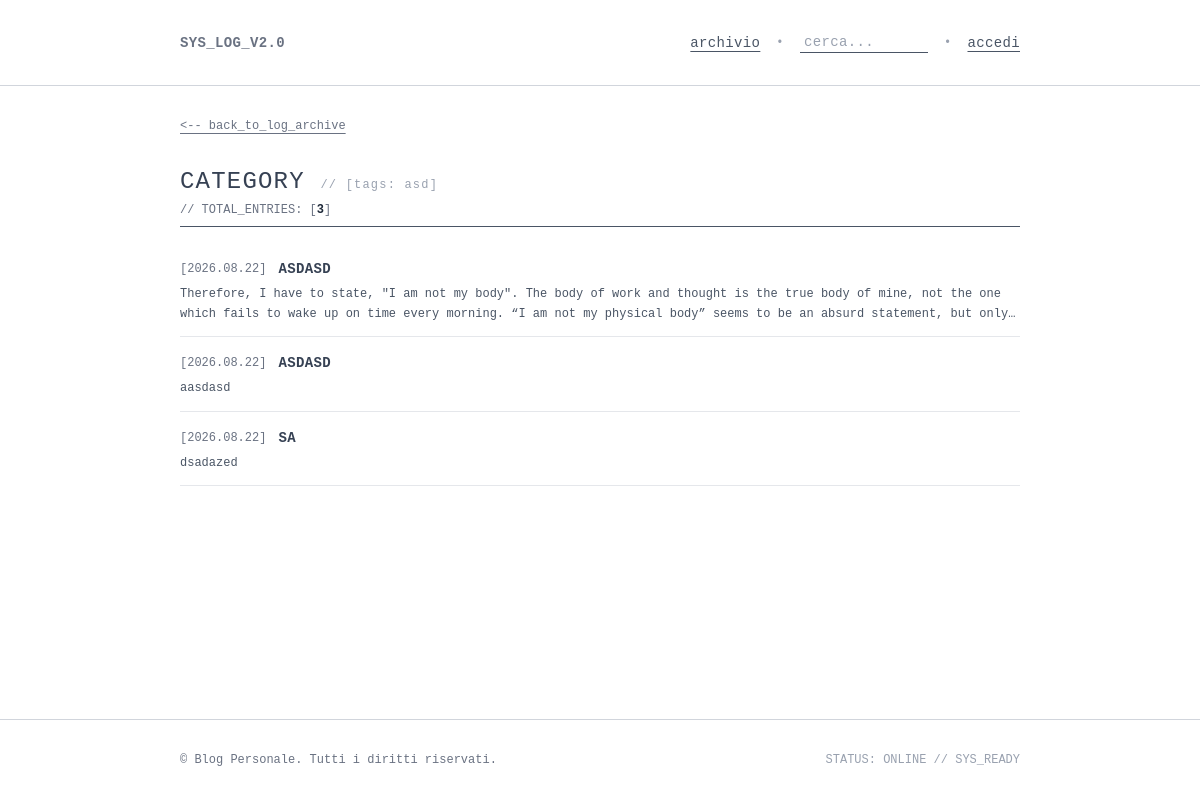
The page /categories/5/ on the database its author committed.
### blog_app/models.py (models this page shows, shortened)
class Category(models.Model):
    name = models.CharField(max_length=100, unique=True)
    class Meta:
        verbose_name_plural = 'categories'

class Post(models.Model):
    title = models.CharField(max_length=200)
    text = models.TextField()
    date = models.DateTimeField(auto_now_add=True)
    category = models.ForeignKey(
        Category,
        on_delete=models.SET_NULL,
        null=True,
        blank=True,
        related_name='posts'
    )
    likes = models.ManyToManyField(User, related_name='liked_posts', blank=True)
    class Meta:
        verbose_name_plural = 'posts'

### blog_app/views.py (the view)
# urls.py: path('categories/<int:category_id>/', views.category, name='category'),
def category(request, category_id):
    category = get_object_or_404(Category, id=category_id)
    posts = category.posts.all()  # Retrieves all posts for this category
    context = {
        'category': category,
        'posts': posts,
    }
    return render(request, 'blog_app/category.html', context)

### blog_app/templates/blog_app/category.html (shortened to what this page needs)
{% extends 'blog_app/base.html' %}
{% block content %}
<div class="mb-8 font-mono text-xs">
  <a href="{% url 'blog_app:posts' %}" class="text-gray-500 hover:text-black underline underline-offset-4">
    &lt;-- back_to_log_archive
  </a>
</div>
<div class="w-full font-mono">
  <div class="flex justify-between items-baseline border-b border-gray-600 pb-2 mb-8">
    <div>
      <h1 class="text-2xl font-mono uppercase tracking-wider text-gray-700">
        CATEGORY <span class="text-xs font-normal lowercase text-gray-400">// [TAGS: {{ category.name|lower }}]</span>
      </h1>
      <div class="text-xs text-gray-500 mt-1">
        // TOTAL_ENTRIES: [<strong class="text-gray-800 font-bold">{{ posts.count }}</strong>]
      </div>
    </div>
  </div>
  <div class="space-y-4 text-xs">
    {% for post in posts %}
      <div class="border-b border-gray-200 pb-3">
        <div class="flex flex-wrap items-baseline justify-between gap-2">
          <div class="flex flex-wrap items-center gap-3">
            <span class="text-gray-500 font-mono">[{{ post.date|date:"Y.m.d" }}]</span>
            <a href="{% url 'blog_app:post' post.id %}" class="font-mono font-bold text-gray-700 hover:text-black hover:underline uppercase tracking-wide text-sm">
              {{ post.title }}
            </a>
          </div>
        </div>
        <p class="text-gray-600 font-mono text-xs mt-1.5 line-clamp-2 leading-relaxed">
          {{ post.text }}
        </p>
      </div>
    {% empty %}
      <div class="text-xs text-gray-400 italic">
        // nessun post registrato per questa categoria.
      </div>
    {% endfor %}
  </div>
</div>
{% endblock content %}

### rows shown on the page
Category: name "asd", count "3"
Post: date "2026.08.22", title "ASDASD", text "Therefore, I have to state, \"I am not my body\". The body of work and thought is the true body of mine, not the one which fails to wake up on time every morning. “I am not my physical body” seems to be an absurd statement, but…"
Post: date "2026.08.22", title "ASDASD", text "aasdasd"
Post: date "2026.08.22", title "SA", text "dsadazed"
